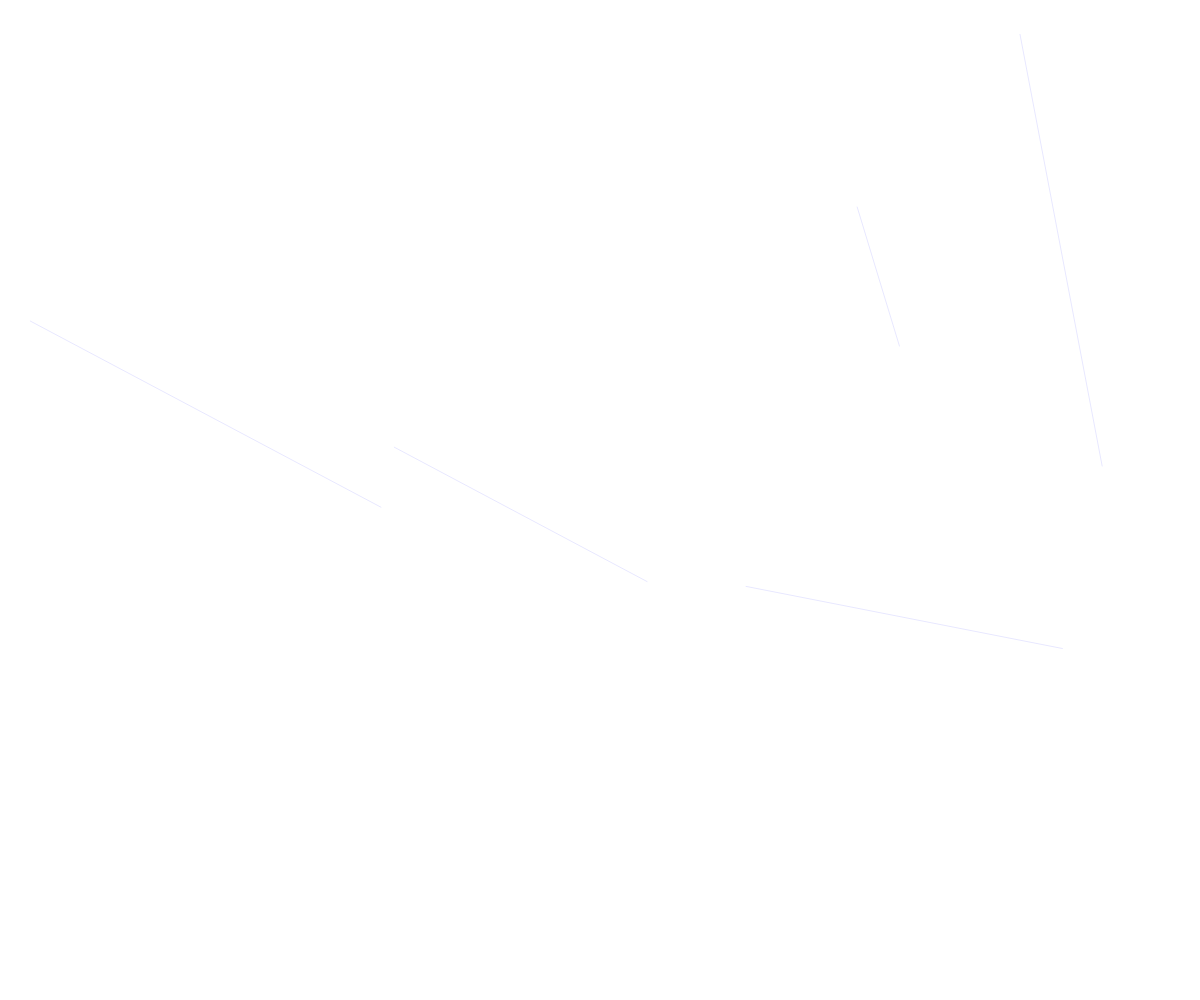
Frame 1 (no input)
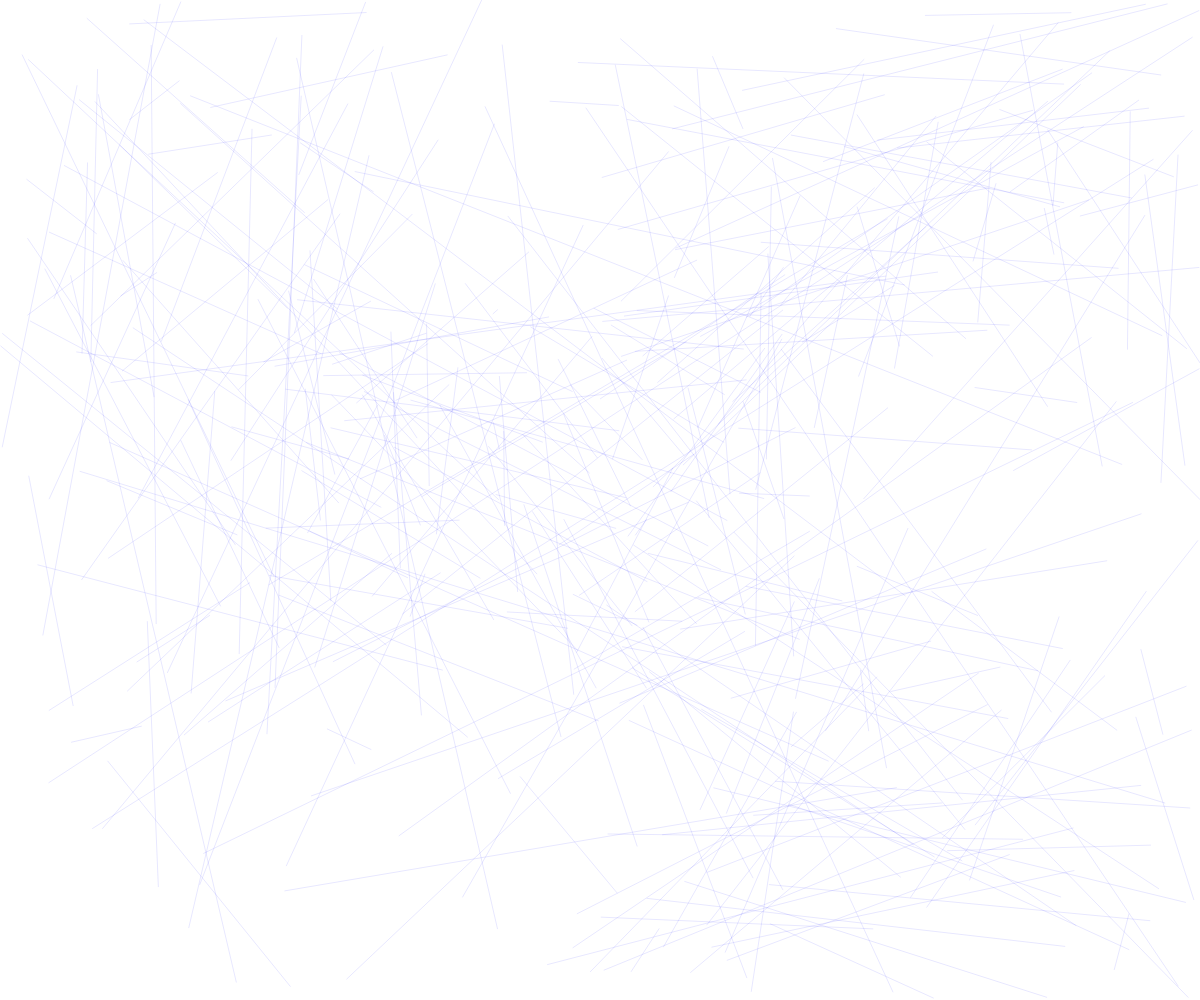
Frame 60 (no input)
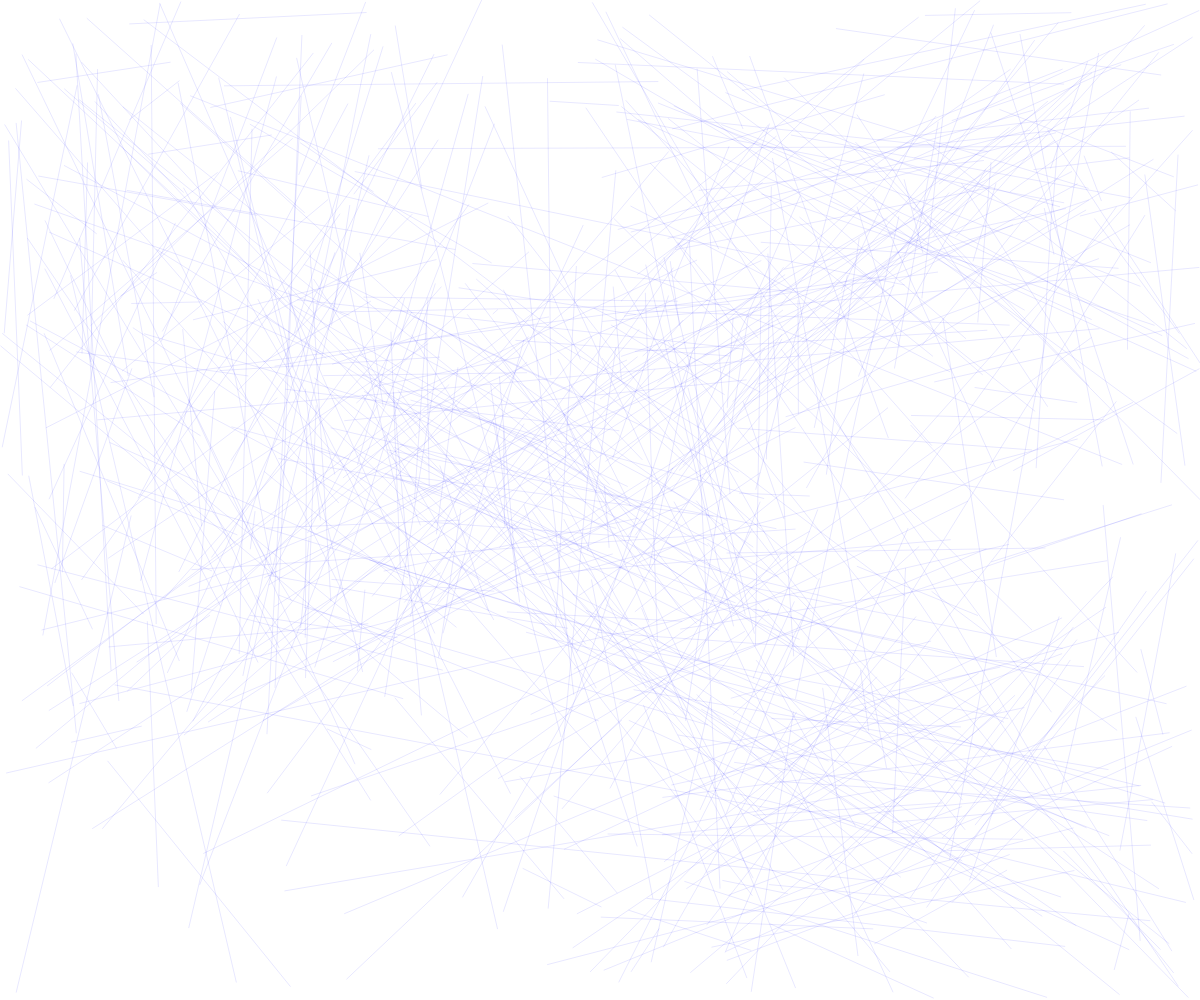
Frame 120 (the mouse pressed at the canvas centre since frame 60)

The p5.js sketch that drew these frames (run headless with seeded random() and noise() and a simulated clock; from frame 60 on, the mouse is pressed at the canvas centre):

// p5.js sketch
// ── sketch.js

let x,y,x1,y1;



function setup() {
  createCanvas(windowWidth, windowHeight);




  describe(
    'A black line on a gray canvas running from top-center to bottom-right.'
  );
}
function draw(){
  x = random(0,windowWidth);
  y = random(0,windowHeight);
  x1 = random(0,windowWidth);
  y1 = random(0,windowHeight);

  stroke('blue');
  strokeWeight(0.1);


  line(x, y, x1, y1);

  x = random(windowHeight /2,windowWidth);
  y = random(windowHeight /2,windowHeight);
  x1 = random(windowWidth /2,windowWidth);
  y1 = random(windowHeight /2,windowHeight);


  line(x, y, x1, y1);

  x = random(windowHeight /4,windowWidth/3 * 2);
  y = random(windowHeight /4,windowHeight/3 * 2);
  x1 = random(windowWidth /4,windowWidth/3 * 2);
  y1 = random(windowHeight /4,windowHeight/3 * 2);


  line(x, y, x1, y1);

  stroke('blue');

  x = random(0 ,windowHeight /2);
  y = random(0 ,windowHeight /4 * 3);
  x1 = random(0 ,windowHeight /2);
  y1 = random(0 ,windowHeight /4 * 3);

  line(x, y, x1, y1);

  x = random(windowWidth /2 , windowWidth);
  y = random(0, windowHeight / 2);
  x1 = random(windowWidth /2 , windowWidth);
  y1 = random(0, windowHeight / 2);
  

  


  line(x, y, x1, y1);
  stroke('blue');
}

// <a href="./algoritms1/index.html"> Algoritms </a>
